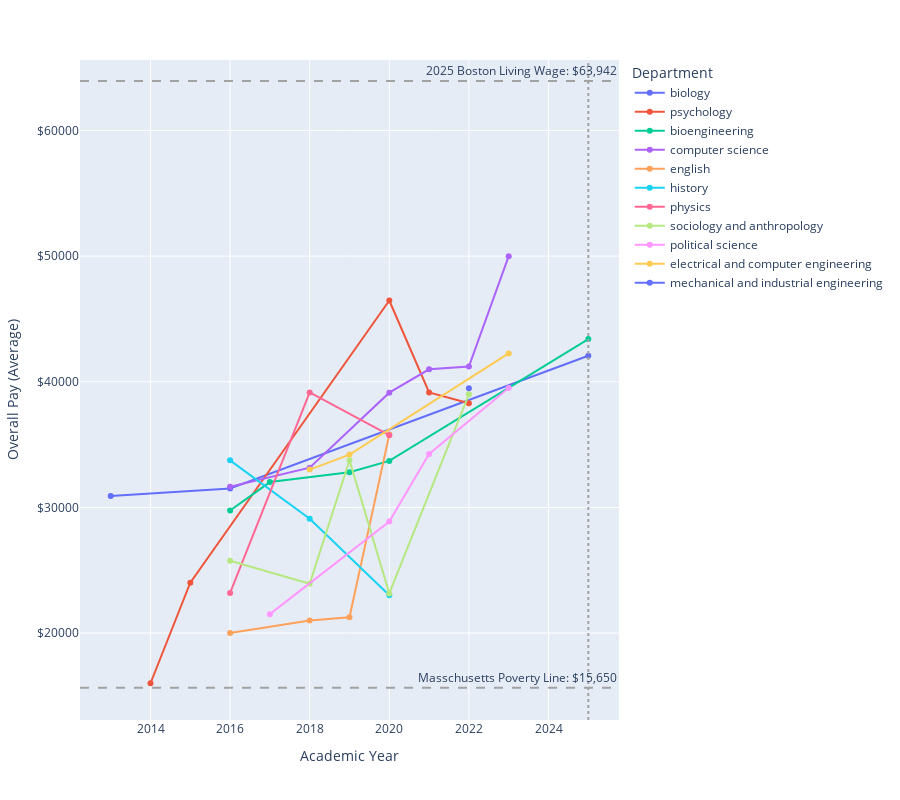

Source (notebook cell):
### Code cell
neu_stipends_time = px.line(
    neu_avgs,
    x="Academic Year",
    y="Overall Pay",
    color="Department",
    markers=True,
    height=800
).update_layout(
    yaxis_tickprefix = '$', yaxis_tickformat = ',.'
).update_yaxes(title="Overall Pay (Average)")
neu_stipends_time.add_hline(y=63942, line_dash="dash", annotation_text="2025 Boston Living Wage: $63,942", line=dict(color="#A2A2A2"))
neu_stipends_time.add_hline(y=15650, line_dash="dash", annotation_text="Masschusetts Poverty Line: $15,650", line=dict(color="#A2A2A2"))
neu_stipends_time.add_vline(x=2025, line_dash="dot", line=dict(color="#A2A2A2"))
neu_stipends_time.show()

### Figure 1 — Plotly figure (JSON) as saved in the notebook; plotly's stock layout.template omitted (floating-point values rounded to 4 significant figures)
{"data": [{"hovertemplate": "Department=biology<br>Academic Year=%{x}<br>Overall Pay=%{y}<extra></extra>", "legendgroup": "biology", "line": {"color": "#636efa", "dash": "solid"}, "marker": {"symbol": "circle"}, "mode": "lines+markers", "name": "biology", "orientation": "v", "showlegend": true, "type": "scatter", "x": [2013, 2016, 2025], "xaxis": "x", "y": [30900.0, 31500.0, 42070.0], "yaxis": "y"}, {"hovertemplate": "Department=psychology<br>Academic Year=%{x}<br>Overall Pay=%{y}<extra></extra>", "legendgroup": "psychology", "line": {"color": "#EF553B", "dash": "solid"}, "marker": {"symbol": "circle"}, "mode": "lines+markers", "name": "psychology", "orientation": "v", "showlegend": true, "type": "scatter", "x": [2014, 2015, 2020, 2021, 2022], "xaxis": "x", "y": [16000.0, 24000.0, 46470.0, 39150.0, 38290.0], "yaxis": "y"}, {"hovertemplate": "Department=bioengineering<br>Academic Year=%{x}<br>Overall Pay=%{y}<extra></extra>", "legendgroup": "bioengineering", "line": {"color": "#00cc96", "dash": "solid"}, "marker": {"symbol": "circle"}, "mode": "lines+markers", "name": "bioengineering", "orientation": "v", "showlegend": true, "type": "scatter", "x": [2016, 2017, 2019, 2020, 2025], "xaxis": "x", "y": [29750.0, 32020.0, 32800.0, 33700.0, 43400.0], "yaxis": "y"}, {"hovertemplate": "Department=computer science<br>Academic Year=%{x}<br>Overall Pay=%{y}<extra></extra>", "legendgroup": "computer science", "line": {"color": "#ab63fa", "dash": "solid"}, "marker": {"symbol": "circle"}, "mode": "lines+markers", "name": "computer science", "orientation": "v", "showlegend": true, "type": "scatter", "x": [2016, 2018, 2020, 2021, 2022, 2023], "xaxis": "x", "y": [31640.0, 33160.0, 39130.0, 40990.0, 41210.0, 50000.0], "yaxis": "y"}, {"hovertemplate": "Department=english<br>Academic Year=%{x}<br>Overall Pay=%{y}<extra></extra>", "legendgroup": "english", "line": {"color": "#FFA15A", "dash": "solid"}, "marker": {"symbol": "circle"}, "mode": "lines+markers", "name": "english", "orientation": "v", "showlegend": true, "type": "scatter", "x": [2016, 2018, 2019, 2020], "xaxis": "x", "y": [20000.0, 20990.0, 21250.0, 35800.0], "yaxis": "y"}, {"hovertemplate": "Department=history<br>Academic Year=%{x}<br>Overall Pay=%{y}<extra></extra>", "legendgroup": "history", "line": {"color": "#19d3f3", "dash": "solid"}, "marker": {"symbol": "circle"}, "mode": "lines+markers", "name": "history", "orientation": "v", "showlegend": true, "type": "scatter", "x": [2016, 2018, 2020], "xaxis": "x", "y": [33740.0, 29100.0, 23000.0], "yaxis": "y"}, {"hovertemplate": "Department=physics<br>Academic Year=%{x}<br>Overall Pay=%{y}<extra></extra>", "legendgroup": "physics", "line": {"color": "#FF6692", "dash": "solid"}, "marker": {"symbol": "circle"}, "mode": "lines+markers", "name": "physics", "orientation": "v", "showlegend": true, "type": "scatter", "x": [2016, 2018, 2020], "xaxis": "x", "y": [23190.0, 39150.0, 35750.0], "yaxis": "y"}, {"hovertemplate": "Department=sociology and anthropology<br>Academic Year=%{x}<br>Overall Pay=%{y}<extra></extra>", "legendgroup": "sociology and anthropology", "line": {"color": "#B6E880", "dash": "solid"}, "marker": {"symbol": "circle"}, "mode": "lines+markers", "name": "sociology and anthropology", "orientation": "v", "showlegend": true, "type": "scatter", "x": [2016, 2018, 2019, 2020, 2022], "xaxis": "x", "y": [25750.0, 23920.0, 33750.0, 23140.0, 39000.0], "yaxis": "y"}, {"hovertemplate": "Department=political science<br>Academic Year=%{x}<br>Overall Pay=%{y}<extra></extra>", "legendgroup": "political science", "line": {"color": "#FF97FF", "dash": "solid"}, "marker": {"symbol": "circle"}, "mode": "lines+markers", "name": "political science", "orientation": "v", "showlegend": true, "type": "scatter", "x": [2017, 2020, 2021, 2023], "xaxis": "x", "y": [21500.0, 28880.0, 34250.0, 39500.0], "yaxis": "y"}, {"hovertemplate": "Department=electrical and computer engineering<br>Academic Year=%{x}<br>Overall Pay=%{y}<extra></extra>", "legendgroup": "electrical and computer engineering", "line": {"color": "#FECB52", "dash": "solid"}, "marker": {"symbol": "circle"}, "mode": "lines+markers", "name": "electrical and computer engineering", "orientation": "v", "showlegend": true, "type": "scatter", "x": [2018, 2019, 2023], "xaxis": "x", "y": [33010.0, 34200.0, 42260.0], "yaxis": "y"}, {"hovertemplate": "Department=mechanical and industrial engineering<br>Academic Year=%{x}<br>Overall Pay=%{y}<extra></extra>", "legendgroup": "mechanical and industrial engineering", "line": {"color": "#636efa", "dash": "solid"}, "marker": {"symbol": "circle"}, "mode": "lines+markers", "name": "mechanical and industrial engineering", "orientation": "v", "showlegend": true, "type": "scatter", "x": [2022], "xaxis": "x", "y": [39480.0], "yaxis": "y"}], "layout": {"annotations": [{"showarrow": false, "text": "2025 Boston Living Wage: $63,942", "x": 1, "xanchor": "right", "xref": "x domain", "y": 63942, "yanchor": "bottom", "yref": "y"}, {"showarrow": false, "text": "Masschusetts Poverty Line: $15,650", "x": 1, "xanchor": "right", "xref": "x domain", "y": 15650, "yanchor": "bottom", "yref": "y"}], "height": 800, "legend": {"title": {"text": "Department"}, "tracegroupgap": 0}, "margin": {"t": 60}, "shapes": [{"line": {"color": "#A2A2A2", "dash": "dash"}, "type": "line", "x0": 0, "x1": 1, "xref": "x domain", "y0": 63942, "y1": 63942, "yref": "y"}, {"line": {"color": "#A2A2A2", "dash": "dash"}, "type": "line", "x0": 0, "x1": 1, "xref": "x domain", "y0": 15650, "y1": 15650, "yref": "y"}, {"line": {"color": "#A2A2A2", "dash": "dot"}, "type": "line", "x0": 2025, "x1": 2025, "xref": "x", "y0": 0, "y1": 1, "yref": "y domain"}], "xaxis": {"anchor": "y", "domain": [0, 1], "title": {"text": "Academic Year"}}, "yaxis": {"anchor": "x", "domain": [0, 1], "tickformat": ",.", "tickprefix": "$", "title": {"text": "Overall Pay (Average)"}}}}
